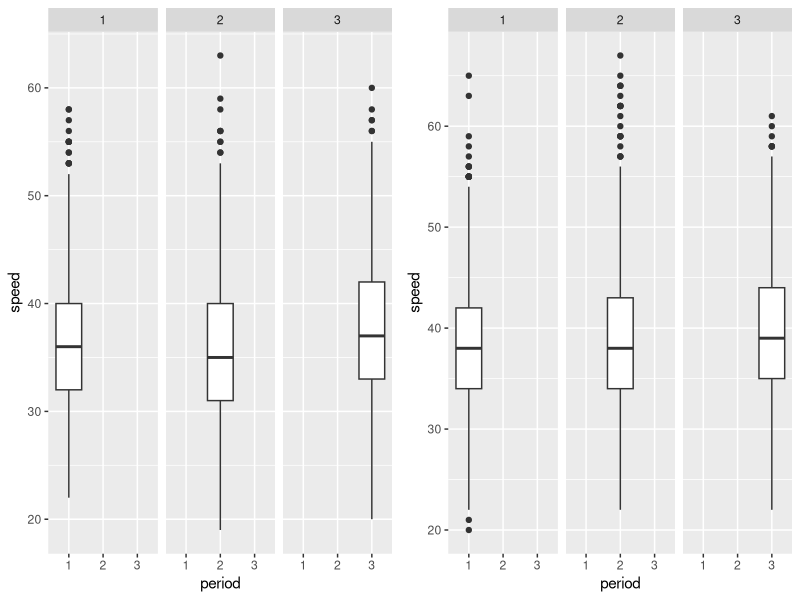
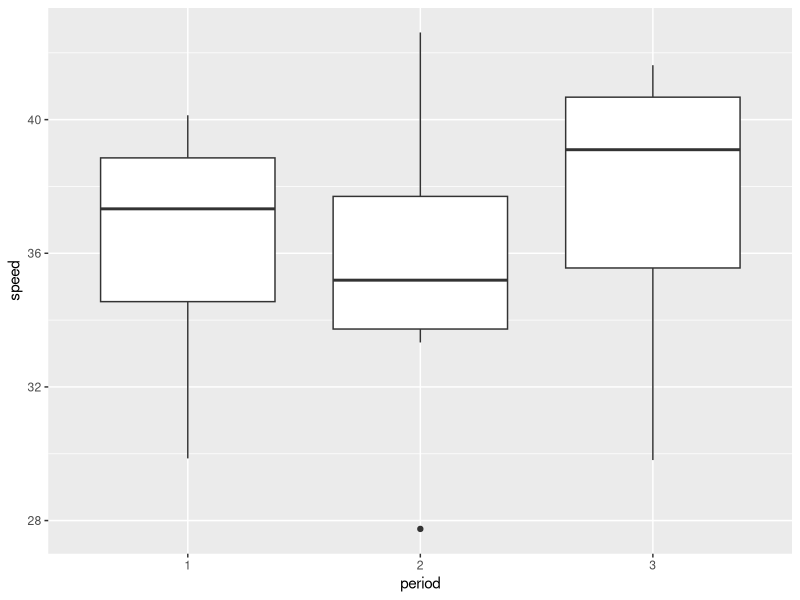
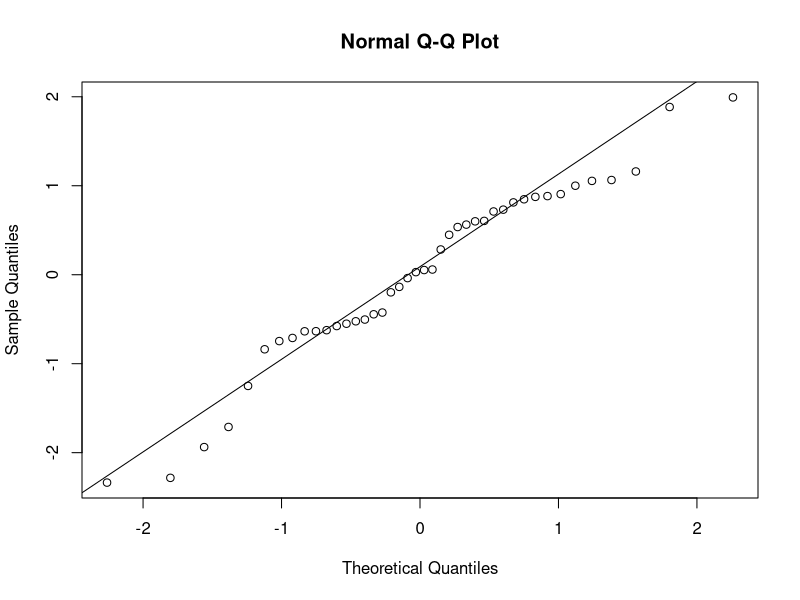
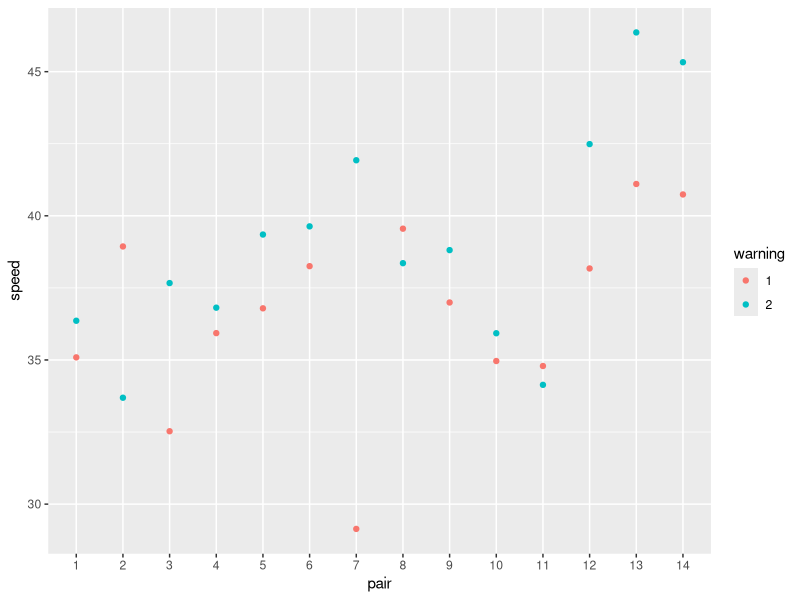

Generate these figures, in order, with R:
### Stats with R Exercise sheet 7

##########################
#Week 8: ANOVA
##########################

## This exercise sheet contains the exercises that you will need to complete and 
## submit by 23:55 on Monday, December 16. Write the code below the questions. 
## If you need to provide a written answer, comment this out using a hashtag (#). 
## Submit your homework via moodle.
## You are required to work together in groups of three students, but everybody 
## needs to submit the group version of the homework via moodle individually.
## You need to provide a serious attempt to each exercise in order to have
## the assignment graded as complete. 

## Please write below your (and your teammates) name, matriculation number. 
## Name: Noon Pokaratsiri Goldstein, Pauline Sander, Axel Allen
## Matriculation number: 2581469, 2581310, 2579024

## Change the name of the file by adding your matriculation numbers
## (exercise0N_firstID_secondID_thirdID.R)

###########################################################################################



#######################
### Exercise 1: Preparation
#######################

library(boot)
library(ggplot2)
library(reshape2)
library(dplyr)

# This time we will be working with the "amis" data frame (package 'boot') that has 
# 8437 rows and 4 columns.

# In a study into the effect that warning signs have on speeding patterns, 
# Cambridgeshire County Council considered 14 pairs of locations. The locations were 
# paired to account for factors such as traffic, volume and type of road. One site in 
# each pair had a sign erected warning of the dangers of speeding and asking drivers 
# to slow down. No action was taken at the second site. Three sets of measurements 
# were taken at each site. 
# Each set of measurements was nominally of the speeds of 100 cars but not all sites 
# have exactly 100 measurements. These speed measurements were taken before the 
# erection of the sign, shortly after the erection of the sign, and again after 
# the sign had been in place for some time.

# a) For the further reference please use ?amis. 
# It may take some time to understand the dataset. 
?amis

# b) Load the dataset, store it into a variable called "data", and briefly inspect it. 
# Feel free to make some plots and calculate some statistics in order to understand 
# the data.
data <- amis
glimpse(data)
head(data)
# c) All our columns have numeric type. Convert the categorial columns to factors.
cols <- c("period", "warning", "pair")
data[cols] <- lapply(data[cols], factor)
glimpse(data)

# d) Plot boxplots for the distribution of `speed` for each of the `period` values 
# (before, immediately after and after some time). Build 2 plots (each containing 3 
# boxplots) side by side depending on the `warning` variable.
# (For all plots here and below please use ggplot)
library(gridExtra)
data_w1 <- filter(data, warning==1)
data_w2 <- filter(data, warning==2)
ggp1 <- ggplot(data_w1, aes(period, speed)) + geom_boxplot() + facet_wrap(~period)
ggp2 <- ggplot(data_w2, aes(period, speed)) + geom_boxplot() + facet_wrap(~period)
grid.arrange(ggp1, ggp2, ncol = 2)  

# e) What can you conclude looking at the plots? What can you say about people's 
# behaviour in different periods: before, immediately after and after some time?

# From the boxplots it seems that the average speed is slight lower, but there are just as many
# individuals who drive excessively faster (outliers). After some time, it seems the average speed
# is back to being as high if not higher than when there was no sign.


# f) What are your ideas about why the data with warning==2 (sites where no sign was 
# erected) was collected?

# In comparison to the site where a warning sign was erected, the average speed doesn't seem to vary
# that much when no sign is erected at all, although it seems that there are more instances of people 
# going excessively faster.

#######################
### Exercise 2: 1-way ANOVA
#######################

# a) First let's create a new data frame which will be used for all exercise 2.
# For the 1-way ANOVA we will be working with a subset of `amis` using only the 
# data for sites where warning signs were erected, which corresponds to warning==1. 
# Therefore first subset your data to filter out warning==2 and then apply cast() 
# to average "speed" over each "pair" and "period". 
# Assign this new data frame to the variable casted_data.
data_w1 <- filter(data, warning==1)
mdata <- melt(data_w1, id.vars = c("pair", "period"),
                 measure.vars = c("speed"))
casted_data <- dcast(mdata, pair + period ~ variable, mean, na.rm = T)

# b) Build boxplots of the average speed depending on "period".
ggplot(casted_data, aes(period, speed, group_by(period))) + geom_boxplot() # + facet_wrap(~period)

# c) Looking at the boxplots, is there a difference between the periods?

# The mean speed is much lower in period 2 than in 1 and 3. There also seems to be quite a difference
# between the mean speed in period 1 and 3.

# Now, let's check the ANOVA assumptions and whether they are violated or not 
# and why.

# d) Independence assumption
# (Figure out the best way to check this assumption and give a detailed justified 
# answer to whether it is violated or not.)
duplicated(casted_data)
# no repeated measures

# e) Normality of residuals
# (Figure out the best way to check this assumption and give a detailed justified 
# answer to whether it is violated or not.)

data_lm = lm(speed ~ period, casted_data)
data_stdres <- rstandard(data_lm)
shapiro.test(data_stdres)

# based on the Shapiro - Wilk test p-value of 0.1662, which is higher than alpha of 0.05, we can conclude
# that the residuals follow a normal distribution. Our QQ plot also confirms this as the points do somewhat
# follow a straight line.

qqnorm(data_stdres)
qqline(data_stdres)
summary(data_lm)
# f) Homogeneity of variance of residuals
# (Figure out the best way to check this assumption and give a detailed justified 
# answer to whether it is violated or not.)
library(car)
leveneTest(speed ~ period, data=casted_data)
# g) Now we are ready to perform 1-way ANOVA: please use the function aov() on the 
# speed depending on the period, report p-value and interpret the result in details.
aov_data <- aov(speed ~ period, data=casted_data)
summary(aov_data)
# The p-value from 1-way ANOVA of 0.382 suggests that we cannot reject the null hypothesis.
# Thus, we conclude that the variability in speed is not dependent on the period of time the sign has been
# put up on the road.

# h) Please do pairwise t-tests of the same variables as in g) using pairwise.t.test().
pairwise.t.test(casted_data$speed, casted_data$period)

# i) Report the pairwise p-values and interpret the result in detail.

# The p-values for the difference in speeds between period 1 & 2 and between period 1 & 3 are both 0.81. 
# The p-value for the difference in speeds between period 2 & 3 is 0.51.
# All the 3 p-values are greater than the 0.05 significant level, which suggests that any differences in speeds
# we may have observed in our data between the periods are simply due to chance. i.e. there's really no difference
# in speeds.

# j) Try to use no adjustment for pairwise testing and then the Bonferroni correction.
# Does the result change?
pairwise.t.test(casted_data$speed, casted_data$period, p.adjust.method = "bonferroni")

# With the adjustment, the p-values for the differences in speeds between period 1&2 and between period 1&3
# are now 1.00, which doesn't change our conclusion regarding accepting the null hypothesis.

#######################
### Exercise 3: 2-way ANOVA
#######################
# a) Now we want to analyze the influence of 2 categorial variables 
# (period and warning) on the speed.
# So let's turn back to our initial dataset amis (not its subset with warning==1).
# First, we need to average the speed over each `pair`, `warning` and `period
# Cast your data again and assign the resuts to casted_data2.
mdata <- melt(data, id.vars = c("pair", "warning", "period"),
              measure.vars = c("speed"))
casted_data2 <- dcast(mdata, pair + warning + period ~ variable, mean, na.rm = T)
# b) Calculate the mean for each of the 6 possible pairs of `period` and `warning`.
means <- with(casted_data2, aggregate(speed, by=list(pair = pair, warning=warning), FUN=mean, na.rm=TRUE))
colnames(means)[3] <- "speed"

# c) Do you think there is a significant difference between some of the groups?
ggplot(means, aes(pair, speed, color=warning)) + geom_point()
#There is a very significant difference in group 7

# d) Now apply the 2-way ANOVA: please use the function aov() on the speed depending 
# on the period and warning.
aov(speed ~ period*warning, data=casted_data2)
summary(aov(speed ~ period*warning, data=casted_data2))
# Report the p-value and interpret the result in detail.

# The only p-value that's less than alpha = 0.05 is the p-value from the F-ratio from speed ~ warning, which is
# 0.00488. This suggests that the variability in speed can be explained by having a warning sign.

# Since the p-value for the period factor is > 0.05 (0.335), we can conclue that the variability in speed is
# not dependent on the period of time the sign has been put up.

# The p-value of 0.69975 between 'period' and 'warning' suggests that there's no interactional effects between
# the two independent factors.

# e) What do you conclude about the behaviour of drivers based on the 2-way ANOVA?

# Based on the 2-way ANOVA, we can conclude that the presence of a warning sign has a statistically significant
# effect on drivers' speed. Based on the speed grouped by warning plot, we may conclude more specifically that
# drivers are likely to drive faster when there's no warning sign.


